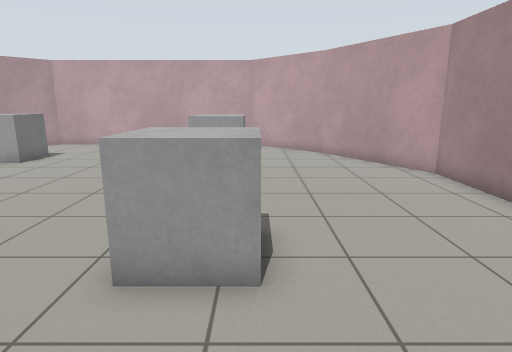
View 1 (above)

15 first-person views from a walk through a world built for the Gazebo simulator. The camera is 1.2 m above the floor, tilts 12° down and sees 75° across. The floor is counted in squares, 0.5 m on a side. Each view is taken from the middle of a square. On the plan, view 1 faces up. The plan holds only what a view shows up to about 19 squares ahead; the rest is blank.

View 2
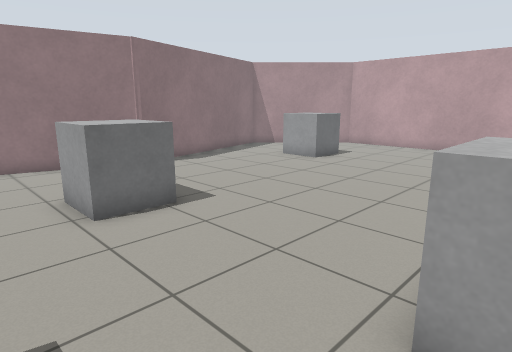

View 3
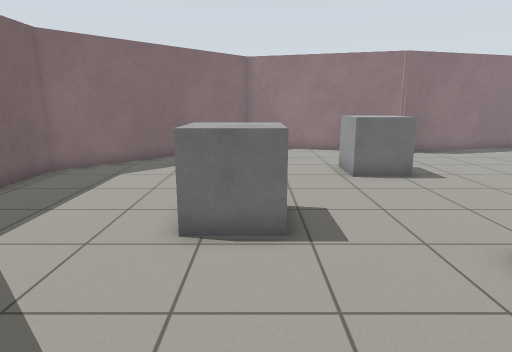

View 4
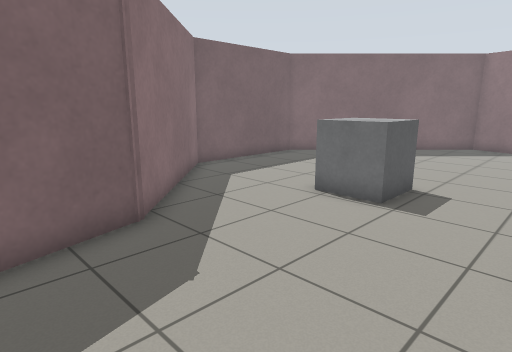

View 5
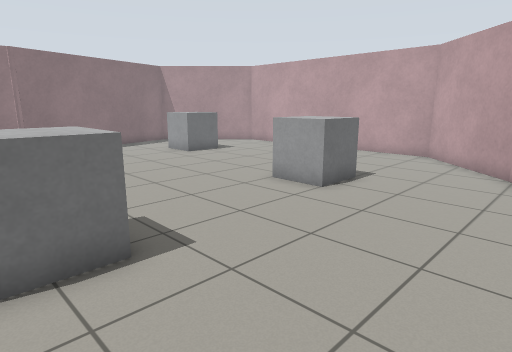

View 6
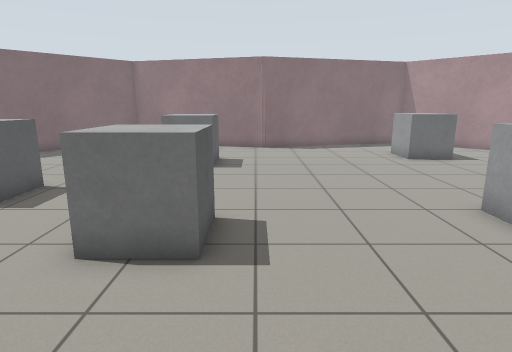

View 7
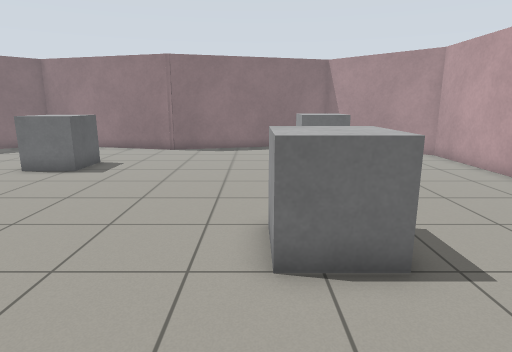

View 8
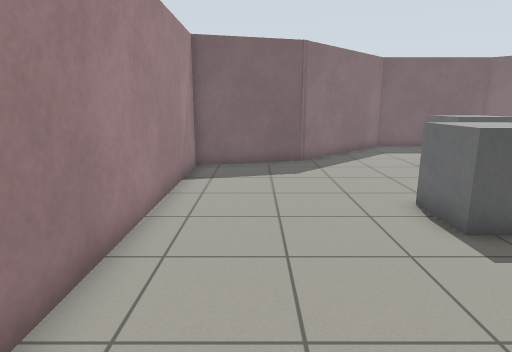

View 9
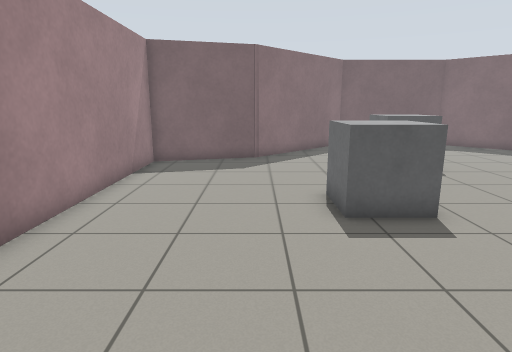

View 10
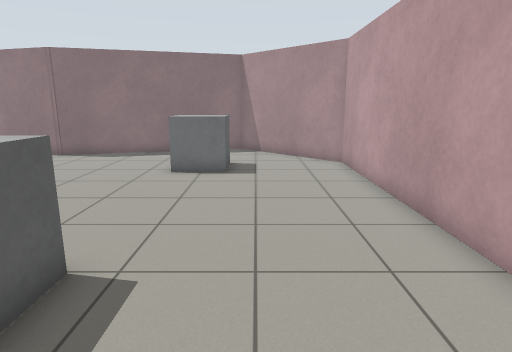

View 11
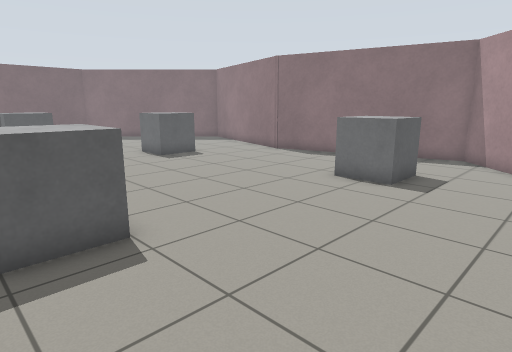

View 12
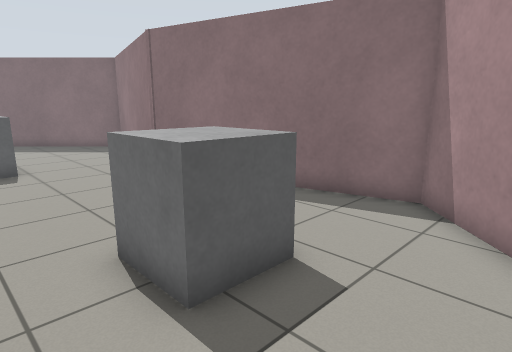

View 13
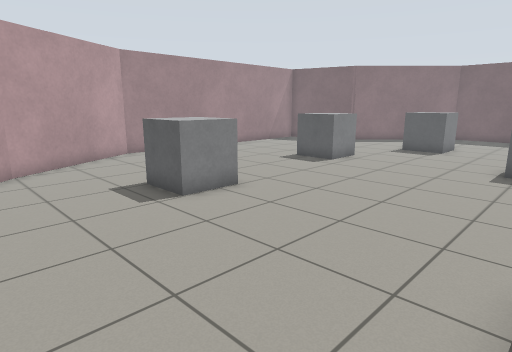

View 14
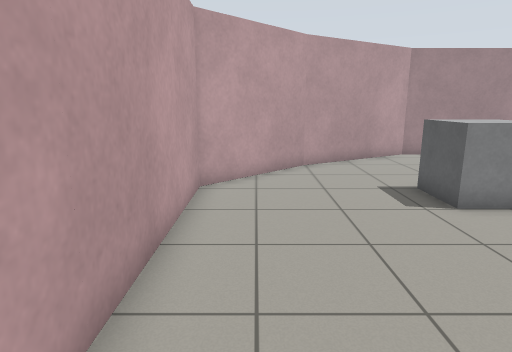

View 15
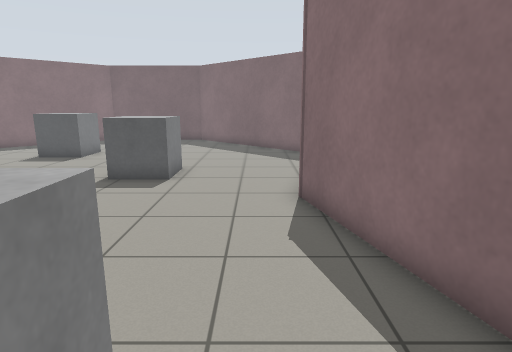

### Floor plan
Points are (right, up) in squares from view 1. A wall is a line through its corners. A room is listed if a view was taken in it or the views show most of it. See-through windows are left out.
Room 1 (views 1, 2, 3, 4, 5, 6, 7, 8, 9, 10, 11, 12, 13, 14, 15)
walls: (3.4, 17) (-0.3, 20.7) (-12.1, 20.7) (-16.5, 16.3) (-14.2, 7.4) (-16.3, -0.5) (-9.2, -7.6) (-3.1, -7.6) (2, -2.5) (6.4, -1.3) (6.4, 11.7) (3.3, 17.1)
objects: grey box (-12, 14) to (-10, 16); grey box (-10, 4) to (-8, 5); grey box (-5, -1) to (-3, 0); grey box (-2, 4) to (0, 6); grey box (-2, 13) to (-1, 14)

Where each view was taken, in squares from view 1:
view 1: 0 up, 0 right, facing up
view 2: 1 up, 1 left, facing up-left
view 3: 0 up, 3 right, facing left
view 4: 4 up, 5 right, facing down-left
view 5: 4 up, 5 right, facing up-left
view 6: 7 up, 5 right, facing left
view 7: 12 up, 4 right, facing left
view 8: 12 up, 4 right, facing down
view 9: 13 up, 2 right, facing down
view 10: 17 up, 2 right, facing left
view 11: 20 up, 0 right, facing down-left
view 12: 19 up, 8 left, facing down-left
view 13: 19 up, 10 left, facing down-right
view 14: 19 up, 10 left, facing right
view 15: 16 up, 13 left, facing down
